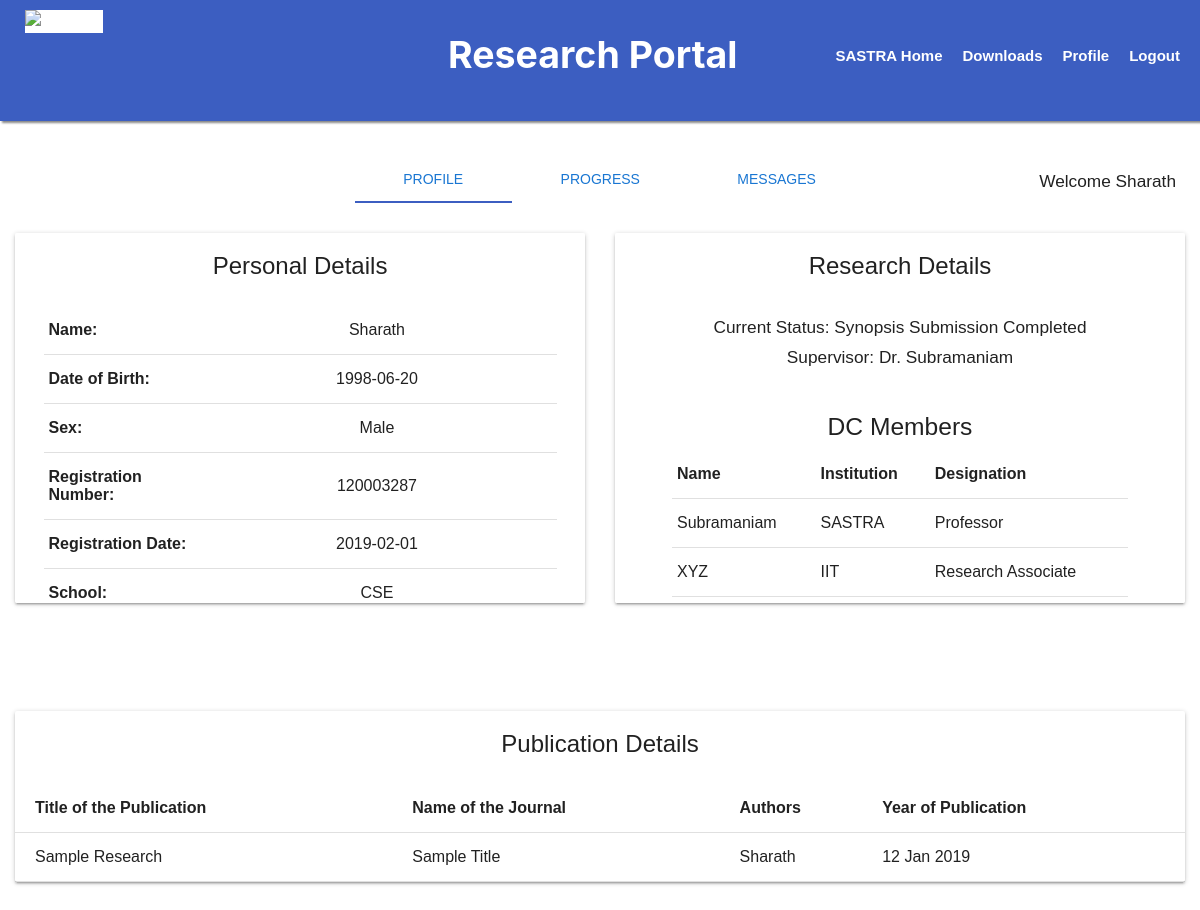
The app's page /scholar1/ (signed in), older data.
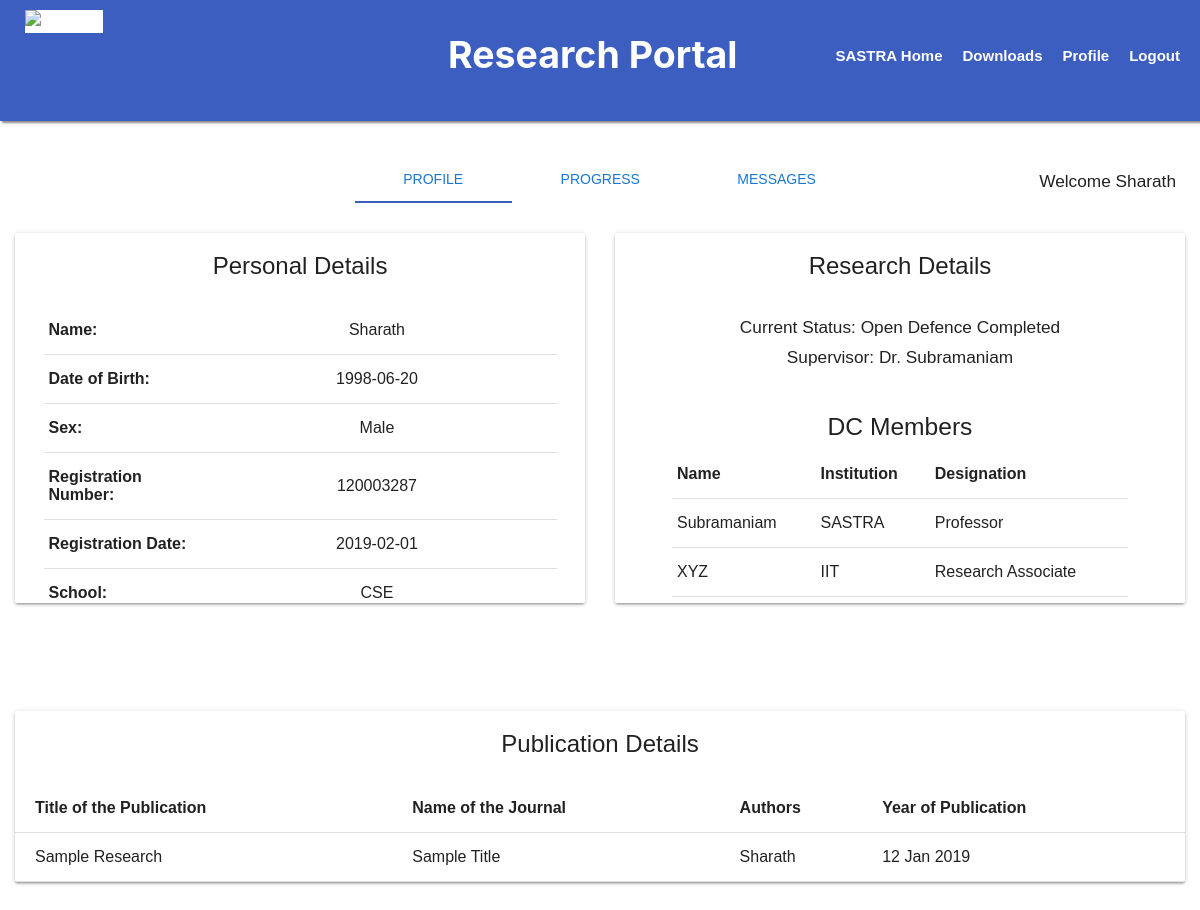
The same page, newer data.
### Research/models.py (models this page shows)
class Progress(PolymorphicModel):
   level=models.IntegerField()
   name=models.CharField(max_length=40)
   scholar=models.ForeignKey(Scholar)
   current=models.BooleanField(default=False)
   result=models.CharField(max_length=5)

### Research/views.py (the view)
# urls.py: url(r'^scholar1/',scholar1),
def scholar1(request):
  if request.session.has_key('mid') or request.session.has_key('regno'):
     logg="Logout"
  else:
     logg="Login"
  status1=""
  current=""
  unread=0
  rno=request.session['regno']
  dbP=Personal_Det.objects.get(scholar__regno=rno)
  dbPu=Publications.objects.filter(scholars__regno=rno)
  dbUpcoming=Progress.objects.filter(scholar__regno=rno).order_by('level').exclude(result="pass")
  dbNext=""
  dbRest=""
  if dbUpcoming:
    dbNext=dbUpcoming[0]
    dbRest=dbUpcoming[1:]
  dbSubjects=Progress.objects.get(scholar__regno=rno,level=3)
  subjects=dbSubjects.subjected_set.all()
  dbMessages=Message.objects.filter(scholar__regno=rno).order_by('-latest')
  for message in dbMessages:
    if message.schunread==True:
      unread=unread+1
  dbCompleted=Progress.objects.filter(scholar__regno=rno,result="pass").order_by('-level')
  dbLatest=dbCompleted[0]
  dbOthers=dbCompleted[1:]
  dbSu=Su_Personal_Det.objects.get(supervisor__mid=dbP.supervisor.mid)
  reports=""
  DCguys=DCMembers.objects.filter(scholar__regno=rno)
  current=dbCompleted[0].name
  if unread==0:
    unread=""
  return render(request,"scholar1.html",{"name":dbP.name,"current":current,"dob":dbP.dob,"sex":dbP.sex,"reports":reports,"regno":dbP.scholar.regno,"regdate":dbP.regdate,"school":dbP.school,"pubs":dbPu,"supervisor":dbSu.name,"levels":levels,"logg":logg,"dbNext":dbNext,"dbRest":dbRest,"dbLatest":dbLatest,"dbOthers":dbOthers,"dbMessages":dbMessages,"unread":unread,"subjects":subjects})

### Templates/scholar1.html (shortened to what the changed rows need)
{%load static%}
<html>
<head>
	<link rel="stylesheet" href="{%static 'header.css' %}">
	<link rel="stylesheet" href="{%static 'scholar.css' %}">
	<link rel="stylesheet" href="https://cdnjs.cloudflare.com/ajax/libs/materialize/1.0.0/css/materialize.min.css">
	<link rel="stylesheet" href="https://use.fontawesome.com/releases/v5.6.3/css/all.css">
</head>
<body oncontextmenu="return false" >
					<div class="clearpad"><div class="item-page">
					<br>
				<br>
				<div id="profile">
							<div class="divided">
							<div class="done">
							<div class="card" id="card1">
								<br/>
								<table style="width:90%;margin:auto">
										<tr>
											<th class="tabtitle" style="width:30%">Name:</th>
										</tr>
										<tr>
											<th class="tabtitle">Date of Birth:</th>
										</tr>
										<tr>
											<th class="tabtitle">Sex:</th>
										</tr>
										<tr>
											<th class="tabtitle">Registration Number:</th>
										</tr>
										<tr>
											<th class="tabtitle">Registration Date:</th>
										</tr>
										<tr>
											<th class="tabtitle">School:</th>
										</tr>
									</table><br/>
									<button class="btn-small waves-effect waves-light blue darken-3" onclick="toggled()">Change Password</button><br/>
						</div>
					</div>
					<div class="done">
							<div class="card" id="card1">
							<div class="card-title" style="padding-top: 15px">Research Details</div><br/>
							<center><h6>Current Status: {{dbLatest.name}} Completed</h6></center>
								<br/>
								<table style="width: 80%;margin: auto">
									<tr>
									<th>Name</th>
									<th>Institution</th>
									<th>Designation</th>
									 </tr>
								</table>
								<br/>
						</div>
					</div>
				</div>
				<div class="publication-holder" style="padding: 15px;margin:auto;text-align: center">
				<div class="card">
					<div class="card-title" style="padding-top: 15px">Publication Details</div><br/>
					<table>
						<tr>
							<th style="padding-left:20px">Title of the Publication</th>
							<th>Name of the Journal</th>
							<th>Authors </th>
							<th>Year of Publication</th>
						</tr>
					</table>
				</div>
			</div>
			</div>
<br>
</body>
</html>

Row changes from the older to the newer data that the page shows:
no longer on this page (row unchanged): Progress: name "Synopsis Submission"
now on this page (row edited): Progress: name "Open Defence"
